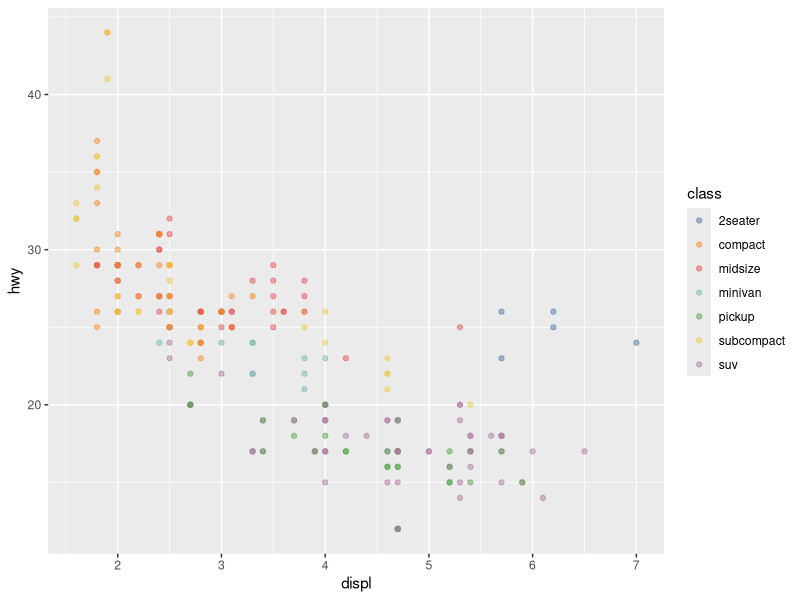

Reproduce this figure in R.
## ---- chunk 1
#| message: false
#| warning: false
library(tidyverse)
library(ggthemes)

ggplot(mpg,
       aes(x = displ,
           y = hwy,
           color = class)) +
  geom_point(alpha = .5) +
  scale_color_tableau()
